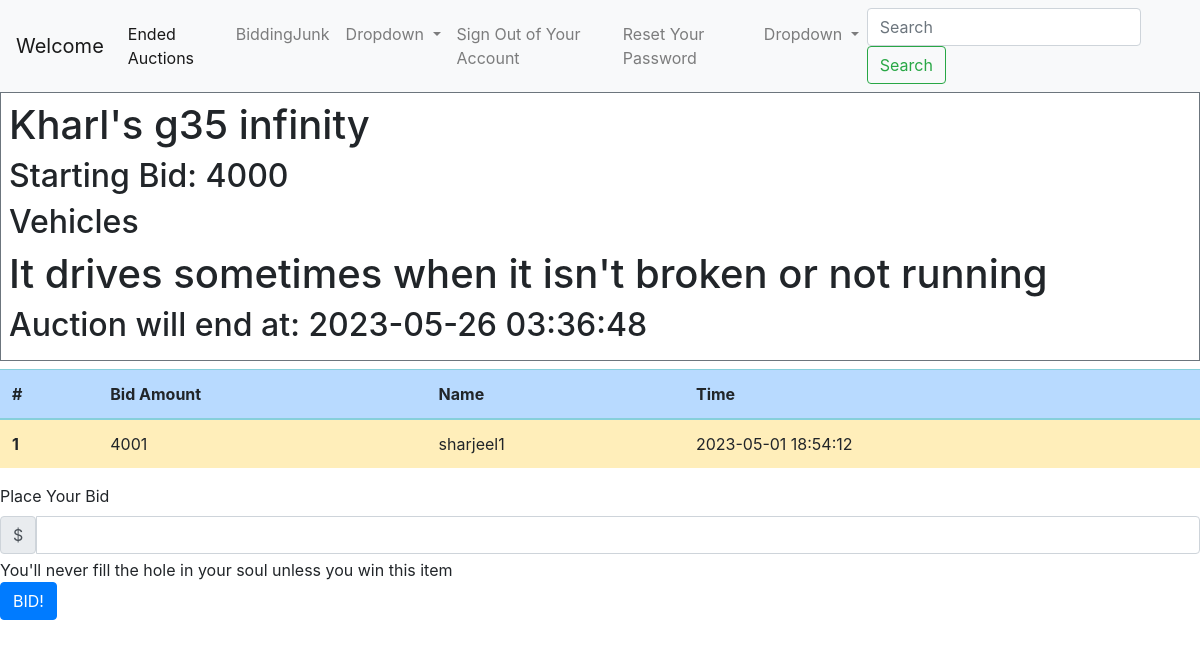
/Biddingjunk.php?item=8, run on the app's committed database.
### tables this page shows
CREATE TABLE `auctions` (
  `item_id` int(11) NOT NULL AUTO_INCREMENT,
  `item_name` varchar(50) DEFAULT NULL,
  `item_category` varchar(32) DEFAULT NULL,
  `description` varchar(255) DEFAULT NULL,
  `starting_bid` double DEFAULT NULL,
  `start_time` datetime NOT NULL,
  `end_time` datetime DEFAULT NULL,
  `image` varchar(255) DEFAULT 'error.jpg',
  `winning_bid` double DEFAULT NULL,
  PRIMARY KEY (`item_id`),
  UNIQUE KEY `id` (`item_id`)
);

CREATE TABLE `bids` (
  `BiddingAmount` int(11) DEFAULT NULL,
  `timestamp` datetime DEFAULT CURRENT_TIMESTAMP,
  `user_id` int(11) DEFAULT NULL,
  `item_id` int(11) DEFAULT NULL
);

CREATE TABLE `users` (
  `id` int(11) NOT NULL AUTO_INCREMENT,
  `username` varchar(50) NOT NULL,
  `password` varchar(255) NOT NULL,
  `created_at` datetime DEFAULT CURRENT_TIMESTAMP,
  `is_admin` tinyint(4) DEFAULT '0',
  PRIMARY KEY (`id`),
  UNIQUE KEY `username` (`username`)
);

### Biddingjunk.php (the view, shortened to what this page needs)
<?php
require_once ("config.php");
if($_SERVER["REQUEST_METHOD"] == "POST"){
    $item_id=$_POST["item"];
    $hbid = $_POST["highestBid"];
    $aEndTime = strtotime($_POST["endTime"]);
    $userBid = $_POST["bid"];
    $now = strtotime(date("Y-m-d H:i:s"));
    if($userBid>$hbid && $now < $aEndTime)
    {
        $bidSql = "Insert into bids (BiddingAmount,user_id, item_id) values (:amount, :user, :item)";
        if($stmt3 = $pdo->prepare($bidSql))
        {
            $stmt3->bindParam(":amount", $userBid );
            $stmt3->bindParam(":user", $_SESSION["id"]);
            $stmt3->bindParam(":item", $item_id);
            if($stmt3->execute())
            {
                $actionResponse="Bid created successfully";
            }
            else{
                $actionResponse="There was an error with your bid";
            }
        }
        else{
            $actionResponse ="There was an internal error. Please try again later";
        }
    }
    else{
        $actionResponse ="Sorry, your bid must be higher or the auction has already ended.";
    }
}
else {
    $item_id = $_GET["item"];
}
$sql = "Select * from auctions where item_id = :itemId ";
$stmt = $pdo->prepare($sql);
$stmt->bindParam(":itemId", $item_id);
$stmt->execute();
$item = $stmt->fetch();
$sql2= "Select b.BiddingAmount, b.timestamp,u.username from bids b
         join users u on b.user_id = u.id
         where item_id=:itemId
         order by b.BiddingAmount desc
         limit 5";
if($stmt2 = $pdo->prepare($sql2)){
    $stmt2->bindParam(":itemId", $item_id);
    if($stmt2->execute())
    {
       $bids = $stmt2->fetchAll();
    }
}
?>
<!doctype html>
<html lang="en">
<head>
    <link rel="stylesheet" href="https://stackpath.bootstrapcdn.com/bootstrap/4.5.2/css/bootstrap.min.css">
</head>
<body>
<nav class="navbar navbar-expand-lg navbar-light bg-light">
    <a class="navbar-brand" href="welcome.php">Welcome</a>
    <div class="collapse navbar-collapse" id="navbarSupportedContent">
        <ul class="navbar-nav mr-auto">
            <li class="nav-item active">
                <a class="nav-link" href="endedauctions.php">Ended Auctions<span class="sr-only">(current)</span></a>
            </li>
            <li class="nav-item">
                <?php
                if($_SESSION["is_admin"] == true) {
                    ?>
                    <a class="nav-link" href="admin.php">Admin Actions</a>
                    <?php
                }
                else{
                    ?>
                    <a class="nav-link" href="#">BiddingJunk</a>
                    <?php
                }
                ?>
            </li>
            <li class="nav-item dropdown">
                <a class="nav-link dropdown-toggle" data-toggle="dropdown" href="#" id="navbarDropdown" role="button" aria-haspopup="true" aria-expanded="false">
                    Dropdown
                </a>
            </li>
            <li class="nav-item">
                <a class="nav-link" href="logout.php">Sign Out of Your Account</a>
            </li>
            <li class="nav-item">
                <a class="nav-link" href="reset-password.php">Reset Your Password</a>
            </li>
            <li class="nav-item dropdown">
                <a class="nav-link dropdown-toggle" data-toggle="dropdown" href="#" id="navbarDropdown" role="button" aria-haspopup="true" aria-expanded="false">
                    Dropdown
                </a>
            </li>
        </ul>
        <form class="form-inline my-2 my-lg-0">
            <input class="form-control mr-sm-2" type="search" placeholder="Search" aria-label="Search">
            <button class="btn btn-outline-success my-2 my-sm-0" type="submit">Search</button>
        </form>
    </div>
</nav>
<div class="border border-secondary p-2 mb-2 border-opacity-50 gap-3">
<h1><?=$item["item_name"] ?></h1>
<h2>Starting Bid:  <?=$item["starting_bid"]?></h2>
<h2><?=$item["item_category"] ?></h2>
<h1><?=$item["description"] ?></h1>
<h2>Auction will end at: <?=$item["end_time"]?></h2>
</div>
<table class="table table-striped table-info">
    <thead>
    <tr class="table-primary">
        <th scope="col">#</th>
        <th scope="col">Bid Amount</th>
        <th scope="col">Name</th>
        <th scope="col">Time</th>
    </tr>
    </thead>
    <tbody>
    <?php
    $count=1;
    if(isset($bids)){
        foreach($bids as $bid)
        {
            ?>
            <tr class="<?php echo ($count==1) ? 'table-warning' :'' ?>">
                <th scope="row"><?=$count?></th>
                <td><?=$bid["BiddingAmount"]?></td>
                <td><?=$bid["username"]?></td>
                <td><?=$bid["timestamp"]?></td>
            </tr>
        <?php
            $count++;
        }
    }
    else{
        ?>
            <tr>
                <th>No bids</th>
            </tr>
    <?php
    }
    ?>
    </tbody>
</table>
<form action="<?php echo htmlspecialchars($_SERVER["PHP_SELF"]); ?>" method="post">
    <label for="bid" class="form-label">Place Your Bid</label>
        <div class="input-group">
        <div class="input-group-text">$</div>
        <input type="text" class="form-control" id="bid" name="bid" aria-describedby="bidHelp">
        </div>
    <div id="bidHelp" class="form-text">You'll never fill the hole in your soul unless you win this item</div>
    <button type="submit" class="btn btn-primary">BID!</button>
</form>
</body>
</html>

### data on the page
auctions: item_name "Kharl's g35 infinity", starting_bid "4000", item_category "Vehicles", description "It drives sometimes when it isn't broken or not running", end_time "2023-05-26 03:36:48"
bids: BiddingAmount "4001", user.username "sharjeel1", timestamp "2023-05-01 18:54:12"
